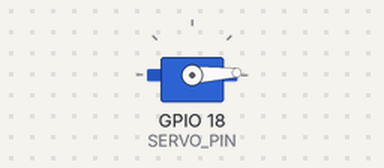
The sketch below on a simulated ESP32. On the bench: servo.

Above: at 0.05 s.
At 1.3 s:
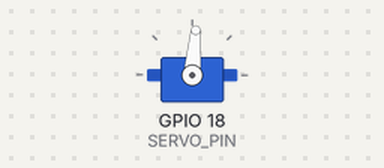
At 2.6 s:
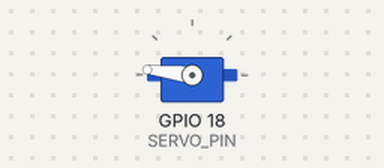
At 5.2 s:
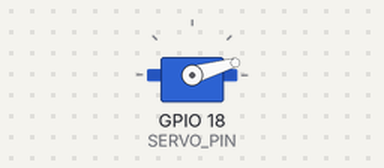
Timing chart, 0 to 7.1 s (numbered marks = the images above):
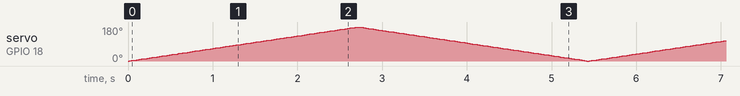

The sketch:

Servo_04_movimento_fluido.ino
```cpp
#include <Arduino.h>

/**
 * \Servo_04_movimento_fluido
 *
 * Sketch per il movimento fluido di un servo motore con Arduino
 * Il servo si muove gradualmente da 0° a 180° e viceversa.
 *
 *
 * @author Filippo Bilardo
 * @version 1.0  20/03/25 - Versione iniziale
 */
#include <ESP32Servo.h>

const int SERVO_PIN = 18;  // Pin a cui è collegato il servo
Servo myServo;           // Crea un oggetto servo

bool ready = false;

void setup() {
  Serial.begin(115200);
  myServo.setPeriodHertz(50);
  myServo.attach(SERVO_PIN, 1000, 2000);
  ready = myServo.attached();
  if (!ready) { myServo.detach(); Serial.println("ERR SERVO"); return; }  // Collega il servo al pin specificato
}

void loop() {
  if (!ready) { delay(10); return; }
  // Movimento da 0 a 180 gradi
  for (int pos = 0; pos <= 180; pos += 1) {
    myServo.write(pos);  // Imposta la posizione del servo
    delay(15);           // Attende 15ms per permettere al servo di raggiungere la posizione
  }

  // Movimento da 180 a 0 gradi
  for (int pos = 180; pos >= 0; pos -= 1) {
    myServo.write(pos);  // Imposta la posizione del servo
    delay(15);           // Attende 15ms per permettere al servo di raggiungere la posizione
  }
}
```
